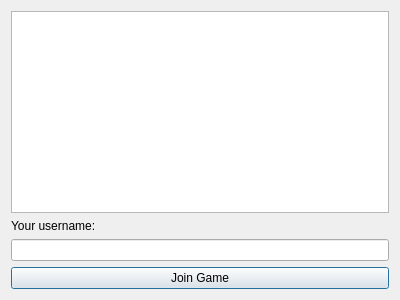
<?xml version="1.0" encoding="UTF-8"?>
<ui version="4.0">
 <class>ExistingRooms</class>
 <widget class="QDialog" name="ExistingRooms">
  <property name="geometry">
   <rect>
    <x>0</x>
    <y>0</y>
    <width>400</width>
    <height>300</height>
   </rect>
  </property>
  <property name="windowTitle">
   <string>Dialog</string>
  </property>
  <layout class="QVBoxLayout" name="verticalLayout_2">
   <item>
    <layout class="QVBoxLayout" name="verticalLayout">
     <item>
      <widget class="QListWidget" name="listOfRooms"/>
     </item>
     <item>
      <widget class="QLabel" name="label">
       <property name="text">
        <string>Your username:</string>
       </property>
      </widget>
     </item>
    </layout>
   </item>
   <item>
    <widget class="QLineEdit" name="leUsername"/>
   </item>
   <item>
    <widget class="QPushButton" name="pbJoin">
     <property name="text">
      <string>Join Game</string>
     </property>
    </widget>
   </item>
  </layout>
 </widget>
 <resources/>
 <connections/>
</ui>
